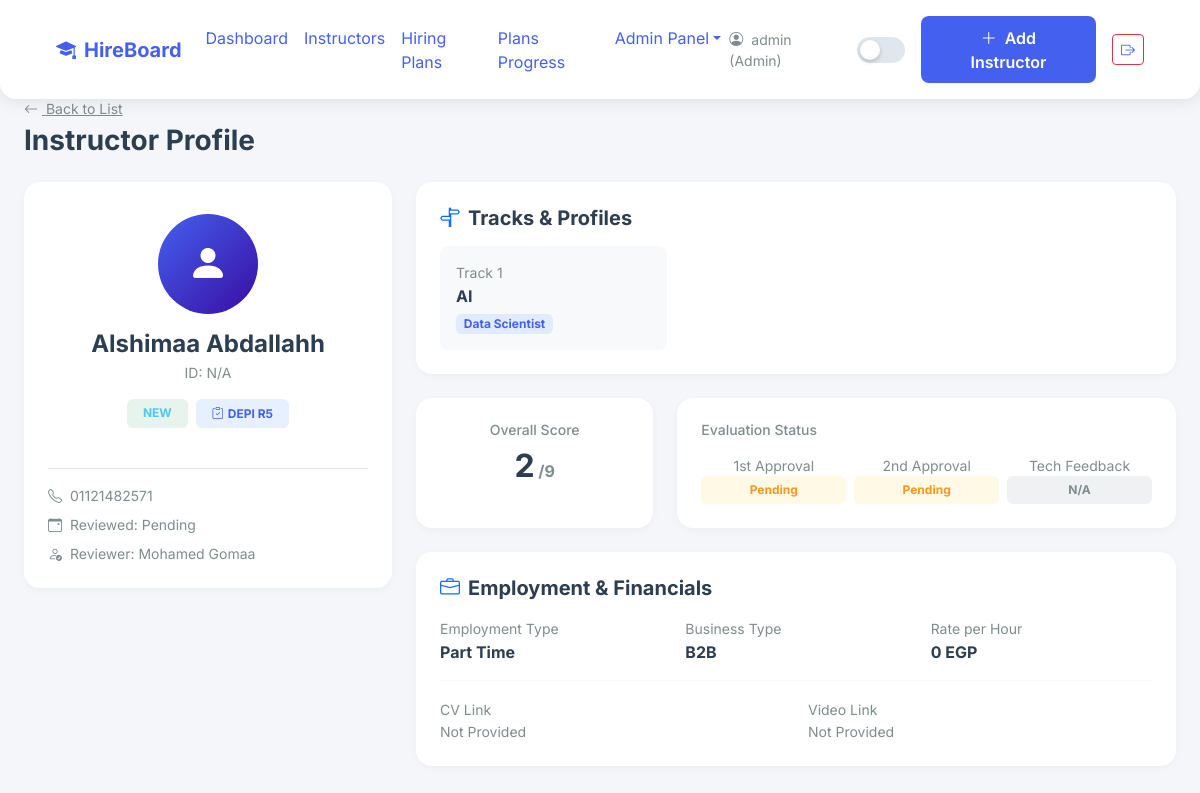
/instructors/view/34 (signed in), run on the app's committed database.
### app/models.py (models this page shows)
class User(UserMixin, db.Model):
    __tablename__ = 'users'
    id = db.Column(db.Integer, primary_key=True)
    username = db.Column(db.String(100), unique=True, nullable=False)
    password_hash = db.Column(db.String(200), nullable=False)
    role = db.Column(db.String(50), nullable=False)

class Instructor(db.Model):
    __tablename__ = 'instructors'
    id = db.Column(db.Integer, primary_key=True)
    name = db.Column(db.String(255), nullable=False)
    instructor_id = db.Column(db.String(50))
    phone = db.Column(db.String(50))
    cv_url = db.Column(db.String(500))
    video_url = db.Column(db.String(500))
    rate_per_hour = db.Column(db.Numeric(10, 2))
    employment_type = db.Column(db.String(50))
    business_type = db.Column(db.String(50))
    technical_feedback = db.Column(db.String(50))
    first_approval = db.Column(db.String(50))
    second_approval = db.Column(db.String(50))
    review_date = db.Column(db.Date)
    reviewer_name = db.Column(db.String(255))
    notes = db.Column(db.Text)
    score = db.Column(db.Integer, default=0)
    status = db.Column(db.String(20), default='New') # New or Current
    created_at = db.Column(db.DateTime, default=datetime.utcnow)
    plan_id = db.Column(db.Integer, db.ForeignKey('hiring_plans.id'), nullable=True)
    tracks = db.relationship('InstructorTrack', backref='instructor', lazy=True, cascade='all, delete-orphan')

class HiringPlan(db.Model):
    __tablename__ = 'hiring_plans'
    id = db.Column(db.Integer, primary_key=True)
    title = db.Column(db.String(255), nullable=False)
    start_date = db.Column(db.Date, nullable=False)
    end_date = db.Column(db.Date, nullable=False)
    created_at = db.Column(db.DateTime, default=datetime.utcnow)
    plan_tracks = db.relationship('PlanTrack', backref='plan', lazy=True, cascade='all, delete-orphan')
    assigned_instructors = db.relationship('Instructor', backref='hiring_plan', lazy=True)

class InstructorTrack(db.Model):
    __tablename__ = 'instructor_tracks'
    id = db.Column(db.Integer, primary_key=True)
    instructor_id = db.Column(db.Integer, db.ForeignKey('instructors.id'), nullable=False)
    track_id = db.Column(db.Integer, db.ForeignKey('tracks.id'), nullable=False)
    profile_id = db.Column(db.Integer, db.ForeignKey('profiles.id'), nullable=False)
    order = db.Column(db.Integer, nullable=False)
    track = db.relationship('Track', backref='instructor_tracks')
    profile = db.relationship('Profile', backref='instructor_tracks')

class Track(db.Model):
    __tablename__ = 'tracks'
    id = db.Column(db.Integer, primary_key=True)
    name = db.Column(db.String(100), unique=True, nullable=False)
    profiles = db.relationship('Profile', backref='track', lazy=True)

class Profile(db.Model):
    __tablename__ = 'profiles'
    id = db.Column(db.Integer, primary_key=True)
    name = db.Column(db.String(255), nullable=False)
    track_id = db.Column(db.Integer, db.ForeignKey('tracks.id'), nullable=False)

### app/routes/instructors.py (the view)
@instructors_bp.route('/view/<int:id>')
@login_required
def view_instructor(id):
    inst = Instructor.query.get_or_404(id)
    return render_template('instructors/view.html', instructor=inst)

### app/templates/instructors/view.html (shortened to what this page needs)
{% extends 'base.html' %}
{% block content %}
<div class="mb-4 animate-fade-up">
    <a href="{{ url_for('instructors.list_instructors') }}" class="text-muted small"><i class="bi bi-arrow-left me-1"></i> Back to List</a>
    <h3 class="fw-bold mt-1">Instructor Profile</h3>
</div>
<div class="row g-4">
    <div class="col-lg-4 animate-fade-up delay-1">
        <div class="card p-4 text-center mb-4">
            <div class="mb-3 mt-2">
                <div style="width: 100px; height: 100px; border-radius: 50%; background: var(--kpi-gradient-1); margin: 0 auto; display: flex; align-items: center; justify-content: center;">
                    <i class="bi bi-person-fill fs-1 text-white"></i>
                </div>
            </div>
            <h4 class="fw-bold mb-1">{{ instructor.name }}</h4>
            <p class="text-muted small mb-3">ID: {{ instructor.instructor_id or 'N/A' }}</p>
            <div class="d-flex justify-content-center gap-2 mb-3">
                {% if instructor.status == 'Current' %}
                    <span class="badge bg-info bg-opacity-10 text-info px-3 py-2">CURRENT</span>
                {% else %}
                    <span class="badge bg-success bg-opacity-10 text-success px-3 py-2">NEW</span>
                {% endif %}
                {% if instructor.hiring_plan %}
                    <span class="badge bg-primary bg-opacity-10 text-primary px-3 py-2"><i class="bi bi-clipboard-check me-1"></i>{{ instructor.hiring_plan.title }}</span>
                {% endif %}
            </div>
            <div class="text-start mt-4 border-top pt-3" style="border-color: var(--border-color) !important;">
                <p class="small text-muted mb-2"><i class="bi bi-telephone me-2"></i>{{ instructor.phone or 'Not Provided' }}</p>
                <p class="small text-muted mb-2"><i class="bi bi-calendar-event me-2"></i>Reviewed: {{ instructor.review_date.strftime('%b %d, %Y') if instructor.review_date else 'Pending' }}</p>
                <p class="small text-muted mb-0"><i class="bi bi-person-check me-2"></i>Reviewer: {{ instructor.reviewer_name or 'N/A' }}</p>
            </div>
        </div>
    </div>
    <div class="col-lg-8 animate-fade-up delay-2">
        <div class="card p-4 mb-4">
            <h5 class="fw-bold mb-3"><i class="bi bi-signpost-split me-2 text-primary"></i>Tracks & Profiles</h5>
            <div class="row g-3">
                {% for t in instructor.tracks %}
                <div class="col-md-4">
                    <div class="p-3 rounded-3" style="background-color: var(--input-bg);">
                        <small class="text-muted d-block mb-1">Track {{ t.order }}</small>
                        <h6 class="fw-bold mb-1">{{ t.track.name }}</h6>
                        <span class="badge bg-primary bg-opacity-10 text-primary">{{ t.profile.name }}</span>
                    </div>
                </div>
                {% else %}
                <div class="col-12 text-muted small">No tracks assigned.</div>
                {% endfor %}
            </div>
        </div>
        <div class="row g-4 mb-4">
            <div class="col-md-4">
                <div class="card p-4 h-100 text-center">
                    <h6 class="text-muted small mb-2">Overall Score</h6>
                    <h2 class="fw-bold" style="color: var(--accent);">{{ instructor.score }}<span class="fs-6 text-muted"> /9</span></h2>
                </div>
            </div>
            <div class="col-md-8">
                <div class="card p-4 h-100">
                    <h6 class="text-muted small mb-3">Evaluation Status</h6>
                    <div class="row g-2">
                        <div class="col-4 text-center">
                            <small class="text-muted d-block">1st Approval</small>
                            {% if instructor.first_approval == 'Approved' %}
                                <span class="badge bg-success bg-opacity-10 text-success p-2 w-100 d-block">{{ instructor.first_approval }}</span>
                            {% else %}
                                <span class="badge bg-warning bg-opacity-10 text-warning p-2 w-100 d-block">{{ instructor.first_approval or 'N/A' }}</span>
                            {% endif %}
                        </div>
                        <div class="col-4 text-center">
                            <small class="text-muted d-block">2nd Approval</small>
                            <span class="badge bg-warning bg-opacity-10 text-warning p-2 w-100 d-block">{{ instructor.second_approval or 'N/A' }}</span>
                        </div>
                        <div class="col-4 text-center">
                            <small class="text-muted d-block">Tech Feedback</small>
                            {% if instructor.technical_feedback == 'Strong' %}
                                <span class="badge bg-primary bg-opacity-10 text-primary p-2 w-100 d-block">{{ instructor.technical_feedback }}</span>
                            {% else %}
                                <span class="badge bg-secondary bg-opacity-10 text-secondary p-2 w-100 d-block">{{ instructor.technical_feedback or 'N/A' }}</span>
                            {% endif %}
                        </div>
                    </div>
                </div>
            </div>
        </div>
        <div class="card p-4 mb-4">
            <h5 class="fw-bold mb-3"><i class="bi bi-briefcase me-2 text-primary"></i>Employment & Financials</h5>
            <div class="row">
                <div class="col-md-4"><small class="text-muted">Employment Type</small><p class="fw-bold mb-0">{{ instructor.employment_type or 'N/A' }}</p></div>
                <div class="col-md-4"><small class="text-muted">Business Type</small><p class="fw-bold mb-0">{{ instructor.business_type or 'N/A' }}</p></div>
                <div class="col-md-4"><small class="text-muted">Rate per Hour</small><p class="fw-bold mb-0" style="color: var(--accent);">{{ instructor.rate_per_hour or 0 }} EGP</p></div>
            </div>
            <hr style="border-color: var(--border-color) !important;" class="my-3">
            <div class="row">
                <div class="col-md-6">
                    <small class="text-muted">CV Link</small>
                    {% if instructor.cv_url %}
                    <a href="{{ instructor.cv_url }}" target="_blank" class="d-block text-primary small">View CV <i class="bi bi-box-arrow-up-right"></i></a>
                    {% else %} <p class="small text-muted mb-0">Not Provided</p> {% endif %}
                </div>
                <div class="col-md-6">
                    <small class="text-muted">Video Link</small>
                    {% if instructor.video_url %}
                    <a href="{{ instructor.video_url }}" target="_blank" class="d-block text-primary small">Watch Video <i class="bi bi-box-arrow-up-right"></i></a>
                    {% else %} <p class="small text-muted mb-0">Not Provided</p> {% endif %}
                </div>
            </div>
        </div>
    </div>
</div>
{% endblock %}

### app/templates/base.html (shortened to what this page needs)
<!DOCTYPE html>
<html lang="en" data-theme="light">
<head>
    <link href="https://cdn.jsdelivr.net/npm/bootstrap@5.3.0/dist/css/bootstrap.min.css" rel="stylesheet">
    <link href="https://cdn.jsdelivr.net/npm/bootstrap-icons@1.11.0/font/bootstrap-icons.css" rel="stylesheet">
    <link rel="stylesheet" href="{{ url_for('static', filename='css/themes.css') }}">
    <link rel="stylesheet" href="{{ url_for('static', filename='css/style.css') }}">
</head>
<body>
    <nav class="navbar navbar-expand-lg fixed-top">
        <div class="container-fluid px-4">
            <a class="navbar-brand fw-bold" href="/">
                <i class="bi bi-mortarboard-fill me-2" style="color: var(--accent);"></i>HireBoard
            </a>
            <div class="collapse navbar-collapse">
                <ul class="navbar-nav me-auto mb-2 mb-lg-0">
                    <li class="nav-item"><a class="nav-link" href="{{ url_for('dashboard.view_dashboard') }}">Dashboard</a></li>
                    <li class="nav-item"><a class="nav-link" href="{{ url_for('instructors.list_instructors') }}">Instructors</a></li>
                    <li class="nav-item"><a class="nav-link" href="{{ url_for('plans.list_plans') }}">Hiring Plans</a></li>
                    {% if current_user.role == 'Admin' %}
                    <li class="nav-item"><a class="nav-link" href="{{ url_for('plans.view_progress') }}">Plans Progress</a></li>
                    {% endif %}
                    {% if current_user.role == 'Admin' %}
                    <li class="nav-item dropdown">
                        <a class="nav-link dropdown-toggle" href="#" role="button" data-bs-toggle="dropdown">Admin Panel</a>
                    </li>
                    {% endif %}
                </ul>
                                <div class="d-flex align-items-center gap-3">
                    <span class="text-muted small d-none d-md-block">
                        <i class="bi bi-person-circle me-1"></i> {{ current_user.username }} ({{ current_user.role }})
                    </span>
                    <button class="theme-toggle" onclick="toggleTheme()"></button>
                    {% if current_user.role == 'Admin' %}
                    <a href="{{ url_for('instructors.create_instructor') }}" class="btn btn-accent">
                        <i class="bi bi-plus-lg me-1"></i> Add Instructor
                    </a>
                    {% endif %}
                    <a href="{{ url_for('auth.logout') }}" class="btn btn-outline-danger btn-sm" title="Logout">
                        <i class="bi bi-box-arrow-right"></i>
                    </a>
                </div>
            </div>
        </div>
    </nav>
    <div class="container-fluid px-4 pt-5 mt-5">
        {% block content %}{% endblock %}
    </div>
</body>
</html>

### app/static/css/themes.css (style rules this page uses)
:root { --bg-body: #f4f6f9; --bg-card: #ffffff; --bg-nav: #ffffff; --text-primary: #2c3e50; --text-secondary: #7f8c8d; --border-color: #e0e6ed; --accent: #4361ee; --accent-hover: #3f37c9; --shadow-sm: 0 2px 8px rgba(0,0,0,0.04); --shadow-md: 0 4px 16px rgba(0,0,0,0.08); --shadow-lg: 0 8px 32px rgba(0,0,0,0.12); --input-bg: #f8f9fa; --table-stripe: #f8f9fa; --kpi-gradient-1: linear-gradient(135deg, #4361ee 0%, #3a0ca3 100%); --kpi-gradient-2: linear-gradient(135deg, #4cc9f0 0%, #4895ef 100%); --kpi-gradient-3: linear-gradient(135deg, #f72585 0%, #b5179e 100%); --kpi-gradient-4: linear-gradient(135deg, #7209b7 0%, #560bad 100%); }
body { background-color: var(--bg-body); color: var(--text-primary); transition: background-color 0.3s ease, color 0.3s ease; }
h1, h2, h3, h4, h5, h6, p, span, div, li, td, th, label, small, strong, b { color: var(--text-primary) !important; }
.text-muted, .small, .text-secondary { color: var(--text-secondary) !important; }
a { color: var(--accent) !important; }
.card, .navbar, .modal-content { background-color: var(--bg-card) !important; border-color: var(--border-color) !important; box-shadow: var(--shadow-sm); transition: all 0.3s ease; }
.badge.bg-primary.bg-opacity-10 { color: var(--accent) !important; }
.badge.bg-success.bg-opacity-10 { color: #4cc9f0 !important; }
.badge.bg-warning.bg-opacity-10 { color: #f8961e !important; }
.btn-accent { background-color: var(--accent) !important; color: #ffffff !important; border: none; border-radius: 8px; padding: 0.6rem 1.5rem; font-weight: 600; transition: background-color 0.3s ease, transform 0.2s ease; text-decoration: none; display: inline-block; }

### app/static/css/style.css (style rules this page uses)
.animate-fade-up { animation: fadeInUp 0.6s ease-out forwards; opacity: 0; }
.delay-1 { animation-delay: 0.1s; }
.delay-2 { animation-delay: 0.2s; }
body { font-family: 'Inter', -apple-system, BlinkMacSystemFont, "Segoe UI", Roboto, sans-serif; }
.navbar { box-shadow: var(--shadow-md); margin-bottom: 2rem; padding: 1rem 2rem; border-radius: 0 0 16px 16px; }
.card { border-radius: 16px; border: none; box-shadow: var(--shadow-sm); transition: transform 0.3s ease, box-shadow 0.3s ease; }
.btn-accent { background-color: var(--accent); color: white; border: none; border-radius: 8px; padding: 0.6rem 1.5rem; font-weight: 600; transition: background-color 0.3s ease, transform 0.2s ease; }
.theme-toggle { width: 50px; height: 26px; border-radius: 13px; background-color: var(--border-color); position: relative; cursor: pointer; border: none; transition: background-color 0.3s ease; }
.theme-toggle::after { content: ''; position: absolute; top: 3px; left: 3px; width: 20px; height: 20px; border-radius: 50%; background-color: white; transition: transform 0.3s ease; box-shadow: 0 2px 4px rgba(0,0,0,0.2); }

### data on the page
User: username "admin", role "Admin"
Instructor: name "Alshimaa Abdallahh", instructor "N/A", phone "01121482571", review_date "Pending", reviewer_name "Mohamed Gomaa", score "2", first_approval "Pending", second_approval "Pending", technical_feedback "N/A", employment_type "Part Time", business_type "B2B", rate_per_hour "0"
HiringPlan: hiring_plan "DEPI R5"
InstructorTrack: order "1", track.name "AI", profile.name "Data Scientist"
